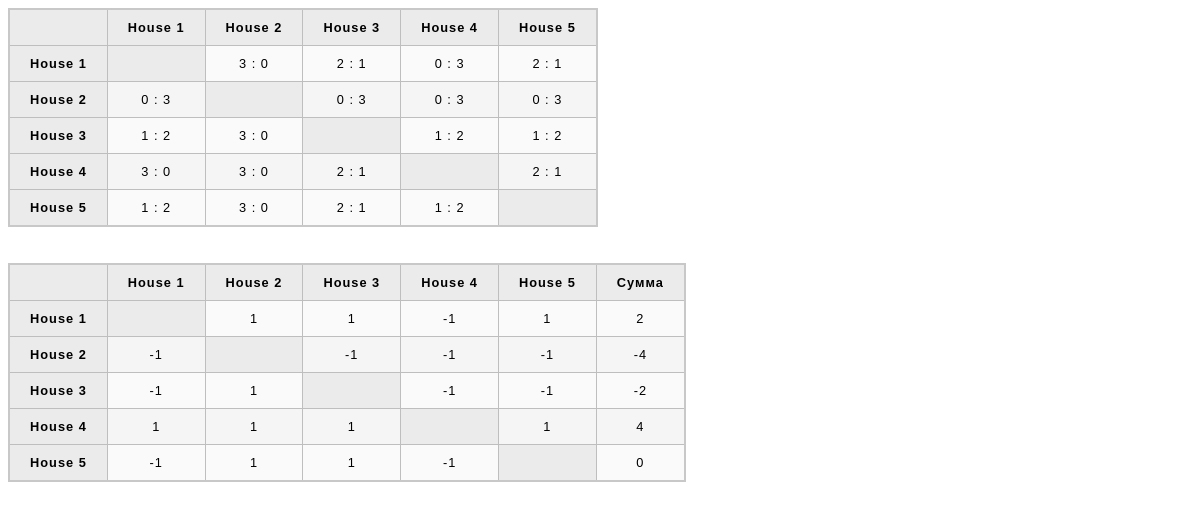
The app's page /decision/copland/ with its own data.
### core/models.py (models this page shows)
class Alternative(models.Model):
	name = models.CharField(max_length=100, unique=True)
	def __str__(self):
		return self.name

### core/views.py (the view)
# urls.py: path('copland/', views.copland_view, name='copland_view'),
def copland_view(request):
	alternatives = Alternative.objects.all()
	results, outcomes = count_copland(alternatives)
	context = {
		'alternatives': alternatives,
		'results': results,
		'outcomes': outcomes,
		'alternatives_with_sum': list(alternatives).copy() + ['sum',]
	}
	return render(request, 'core/copland.html', context)

### core/templatetags/extras.py (called while the page is built)
@register.filter(name='get_item')
def get_item(dictionary, key):
    return dictionary.get(key)

### core/views.py (called while the page is built)
def count_copland(alternatives):
	results = {}
	outcomes = {}
	for alt1 in alternatives:
		results[alt1] = {}
		outcomes[alt1] = {}
		outcomes[alt1]['sum'] = 0
		for alt2 in alternatives:
			if alt1 != alt2:
				persons = Person.objects.all()
				counter1, counter2 = 0, 0
				for person in persons:
					res1 = Result.objects.filter(person=person, alternative=alt1)[0]
					res2 = Result.objects.filter(person=person, alternative=alt2)[0]
					if res1.rate < res2.rate:
						counter1 += 1
					else:
						counter2 += 1
					outcome = 1 if counter1 > counter2 else -1
				results[alt1][alt2] = "{} : {}".format(counter1, counter2)
				outcomes[alt1][alt2] = outcome
				outcomes[alt1]['sum'] += outcome
	return results, outcomes

### rooms/templates/core/copland.html (shortened to what this page needs)
{% load extras %}
{% load static %}
<!doctype html>
  <html>
	<head>
		<link rel="stylesheet" href="{% static 'css/core.css' %}">
    </head>
    <body>
	    <table>
	    	<tr>
	    		<th></th>
	    		{% for alternative in alternatives %}
		    		<th>
		    			{{ alternative.name }}
		    		</th>
		    	{% endfor %}
	    	</tr>
	    	{% for alternative1 in alternatives %}
	    	<tr>
	    		<th>{{ alternative1 }}</th>
	    		{% for alternative2 in alternatives %}
	    			{% with r=results|get_item:alternative1|get_item:alternative2 %}
	    			{% if r == None %}
	    			<th></th>
	    			{% else %}
	    			<td>{{ r }}</td>
	    			{% endif %}
	    			{% endwith %}
	    		{% endfor %}
	    	</tr>
	    	{% endfor %}
	    </table>
	    <br>
		<br>
		<table>
	    	<tr>
	    		<th></th>
	    		{% for alternative in alternatives %}
		    		<th>
		    			{{ alternative.name }}
		    		</th>
		    	{% endfor %}
		    	<th>Сумма</th>
	    	</tr>
	    	{% for alternative1 in alternatives %}
	    	<tr>
	    		<th>{{ alternative1 }}</th>
	    		{% for alternative2 in alternatives_with_sum %}
	    			{% with r=outcomes|get_item:alternative1|get_item:alternative2 %}
	    			{% if r == None %}
	    			<th></th>
	    			{% else %}
	    			<td>{{ r }}</td>
	    			{% endif %}
	    			{% endwith %}
	    		{% endfor %}
	    	</tr>
	    	{% endfor %}
	    </table>
    </body>
 </html>

### core/static/css/core.css (style rules this page uses)
html { font-family: sans-serif; }
table { border-collapse: collapse; border: 2px solid rgb(200,200,200); letter-spacing: 1px; font-size: 0.8rem; }
td, th { border: 1px solid rgb(190,190,190); padding: 10px 20px; }
th { background-color: rgb(235,235,235); }
td { text-align: center; }
tr:nth-child(even) td { background-color: rgb(250,250,250); }
tr:nth-child(odd) td { background-color: rgb(245,245,245); }

### records on screen
Alternative: name "House 1", r "0 : 3", r "1 : 2", r "3 : 0", alternatives_with_sum "2", r "-1", r "1"
Alternative: name "House 2", r "3 : 0", r "1", alternatives_with_sum "-4"
Alternative: name "House 3", r "2 : 1", r "0 : 3", r "1", r "-1", alternatives_with_sum "-2"
Alternative: name "House 4", r "0 : 3", r "1 : 2", r "-1", alternatives_with_sum "4"
Alternative: name "House 5", r "2 : 1", r "0 : 3", r "1 : 2", r "1", r "-1", alternatives_with_sum "0"
